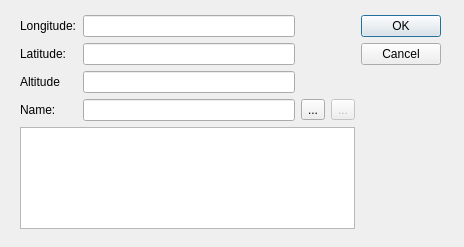
<?xml version="1.0" encoding="UTF-8"?>
<ui version="4.0">
 <class>StationDialog</class>
 <widget class="QDialog" name="StationDialog">
  <property name="windowModality">
   <enum>Qt::WindowModal</enum>
  </property>
  <property name="geometry">
   <rect>
    <x>0</x>
    <y>0</y>
    <width>464</width>
    <height>247</height>
   </rect>
  </property>
  <property name="sizePolicy">
   <sizepolicy hsizetype="Fixed" vsizetype="Fixed">
    <horstretch>0</horstretch>
    <verstretch>0</verstretch>
   </sizepolicy>
  </property>
  <property name="minimumSize">
   <size>
    <width>464</width>
    <height>247</height>
   </size>
  </property>
  <property name="maximumSize">
   <size>
    <width>464</width>
    <height>247</height>
   </size>
  </property>
  <property name="windowTitle">
   <string>Ground station</string>
  </property>
  <property name="sizeGripEnabled">
   <bool>false</bool>
  </property>
  <property name="modal">
   <bool>true</bool>
  </property>
  <widget class="QWidget" name="layoutWidget">
   <property name="geometry">
    <rect>
     <x>10</x>
     <y>10</y>
     <width>441</width>
     <height>224</height>
    </rect>
   </property>
   <layout class="QGridLayout" name="gridLayout_2">
    <property name="sizeConstraint">
     <enum>QLayout::SetDefaultConstraint</enum>
    </property>
    <property name="leftMargin">
     <number>10</number>
    </property>
    <property name="topMargin">
     <number>5</number>
    </property>
    <property name="rightMargin">
     <number>10</number>
    </property>
    <property name="bottomMargin">
     <number>5</number>
    </property>
    <item row="0" column="0">
     <layout class="QGridLayout" name="gridLayout">
      <property name="sizeConstraint">
       <enum>QLayout::SetDefaultConstraint</enum>
      </property>
      <item row="0" column="0">
       <widget class="QLabel" name="label">
        <property name="text">
         <string>Longitude:</string>
        </property>
       </widget>
      </item>
      <item row="1" column="0">
       <widget class="QLabel" name="label_2">
        <property name="text">
         <string>Latitude:</string>
        </property>
       </widget>
      </item>
      <item row="1" column="1">
       <widget class="QLineEdit" name="latEdit">
        <property name="whatsThis">
         <string>Decimal degrees between -90 South and 90 North</string>
        </property>
       </widget>
      </item>
      <item row="2" column="0">
       <widget class="QLabel" name="label_4">
        <property name="text">
         <string>Altitude</string>
        </property>
       </widget>
      </item>
      <item row="2" column="1">
       <widget class="QLineEdit" name="altEdit">
        <property name="whatsThis">
         <string>Station altitude in meter</string>
        </property>
       </widget>
      </item>
      <item row="3" column="0">
       <widget class="QLabel" name="label_3">
        <property name="text">
         <string>Name:</string>
        </property>
       </widget>
      </item>
      <item row="3" column="1">
       <widget class="QLineEdit" name="nameEdit">
        <property name="whatsThis">
         <string>Station call</string>
        </property>
       </widget>
      </item>
      <item row="0" column="1">
       <widget class="QLineEdit" name="lonEdit">
        <property name="whatsThis">
         <string>Decimal degrees between -180 West and 180 East</string>
        </property>
        <property name="accessibleName">
         <string/>
        </property>
        <property name="accessibleDescription">
         <string/>
        </property>
        <property name="inputMask">
         <string/>
        </property>
        <property name="text">
         <string/>
        </property>
       </widget>
      </item>
      <item row="3" column="2">
       <widget class="QToolButton" name="addButton">
        <property name="whatsThis">
         <string>Add to station list</string>
        </property>
        <property name="text">
         <string>...</string>
        </property>
        <property name="icon">
         <iconset resource="../../application.qrc">
          <normaloff>:/root/images/edit_add.png</normaloff>:/root/images/edit_add.png</iconset>
        </property>
       </widget>
      </item>
      <item row="3" column="3">
       <widget class="QToolButton" name="delButton">
        <property name="enabled">
         <bool>false</bool>
        </property>
        <property name="whatsThis">
         <string>Remove selected station from list</string>
        </property>
        <property name="text">
         <string>...</string>
        </property>
        <property name="icon">
         <iconset resource="../../application.qrc">
          <normaloff>:/root/images/edit_remove.png</normaloff>:/root/images/edit_remove.png</iconset>
        </property>
       </widget>
      </item>
     </layout>
    </item>
    <item row="0" column="1">
     <widget class="QDialogButtonBox" name="buttonBox">
      <property name="sizePolicy">
       <sizepolicy hsizetype="Preferred" vsizetype="Expanding">
        <horstretch>0</horstretch>
        <verstretch>0</verstretch>
       </sizepolicy>
      </property>
      <property name="orientation">
       <enum>Qt::Vertical</enum>
      </property>
      <property name="standardButtons">
       <set>QDialogButtonBox::Cancel|QDialogButtonBox::Ok</set>
      </property>
     </widget>
    </item>
    <item row="1" column="0">
     <widget class="QTreeWidget" name="stationTree">
      <property name="sizePolicy">
       <sizepolicy hsizetype="Expanding" vsizetype="Expanding">
        <horstretch>0</horstretch>
        <verstretch>0</verstretch>
       </sizepolicy>
      </property>
      <property name="minimumSize">
       <size>
        <width>0</width>
        <height>0</height>
       </size>
      </property>
      <property name="maximumSize">
       <size>
        <width>16777215</width>
        <height>16777215</height>
       </size>
      </property>
      <property name="editTriggers">
       <set>QAbstractItemView::NoEditTriggers</set>
      </property>
      <property name="itemsExpandable">
       <bool>true</bool>
      </property>
      <attribute name="headerVisible">
       <bool>false</bool>
      </attribute>
      <column>
       <property name="text">
        <string notr="true">1</string>
       </property>
      </column>
     </widget>
    </item>
   </layout>
  </widget>
 </widget>
 <tabstops>
  <tabstop>lonEdit</tabstop>
  <tabstop>latEdit</tabstop>
  <tabstop>altEdit</tabstop>
  <tabstop>nameEdit</tabstop>
  <tabstop>addButton</tabstop>
  <tabstop>delButton</tabstop>
  <tabstop>stationTree</tabstop>
  <tabstop>buttonBox</tabstop>
 </tabstops>
 <resources>
  <include location="../../application.qrc"/>
 </resources>
 <connections/>
</ui>
